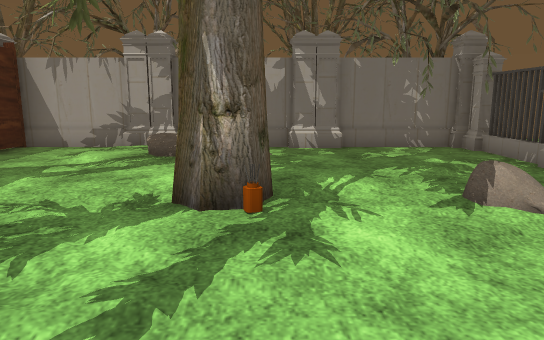
[1] (above)

16 first-person views from a walk through a Unity game level. The camera is 1.2 m above the floor, tilts 10° down and sees 70° across. The floor is counted in squares, 1 m on a side. Each view is taken from the middle of a square. On the plan, view 1 faces up. The plan holds only what a view shows up to about 15 squares ahead; the rest is blank. The place goes on beyond the plan. The player is left out. Some surface patterns are stand-ins.

[2]
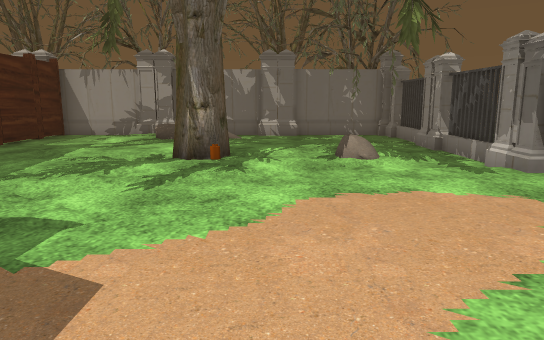

[3]
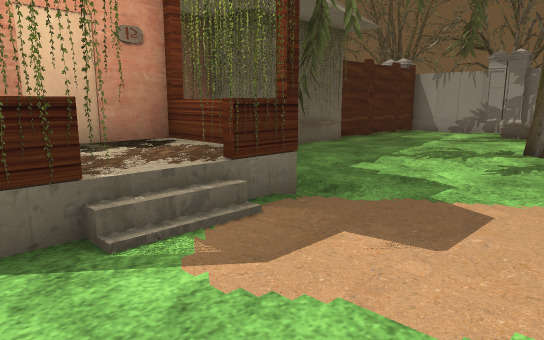

[4]
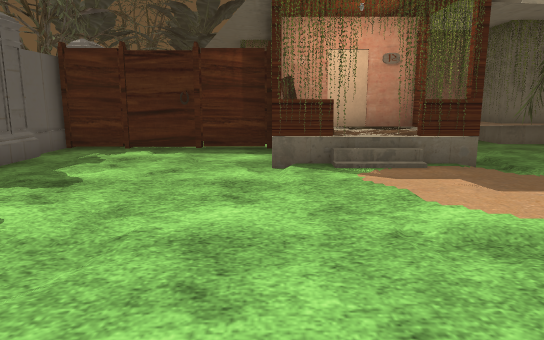

[5]
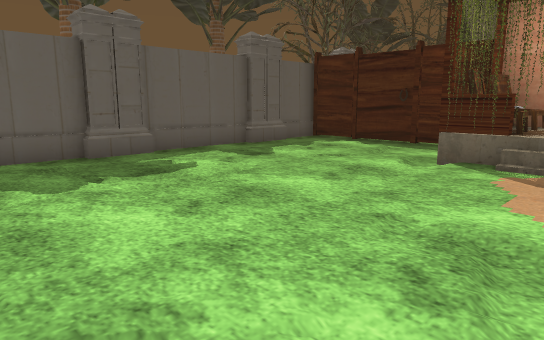

[6]
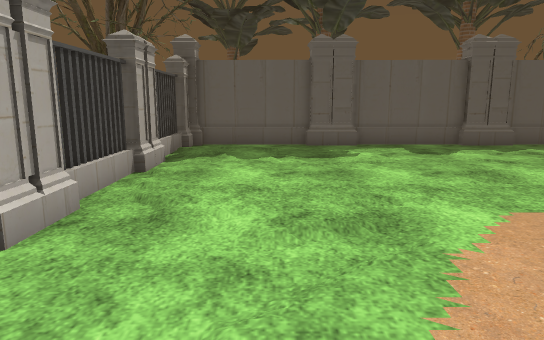

[7]
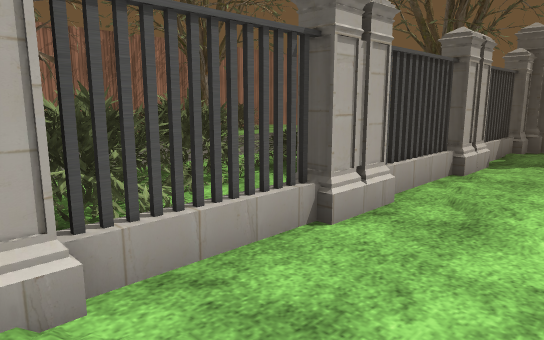

[8]
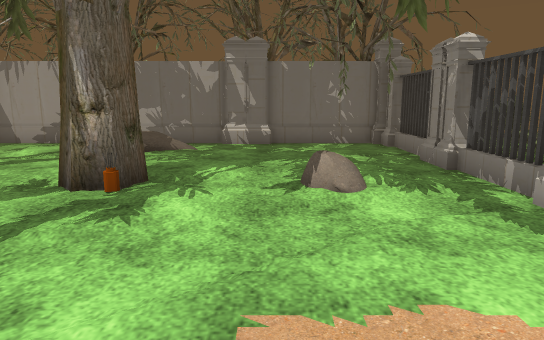

[9]
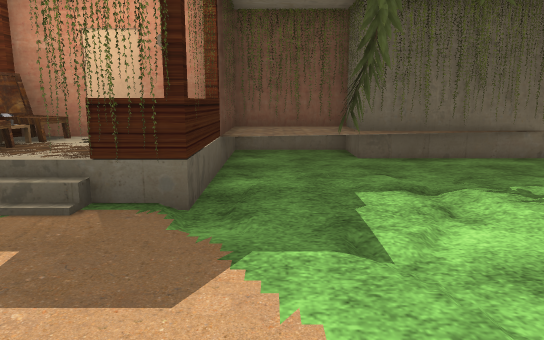

[10]
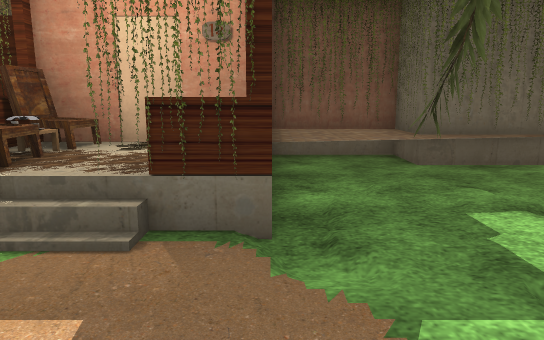

[11]
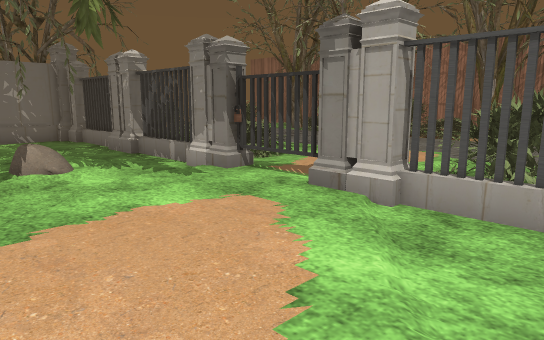

[12]
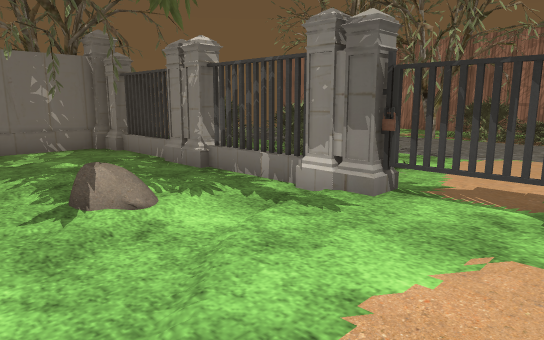

[13]
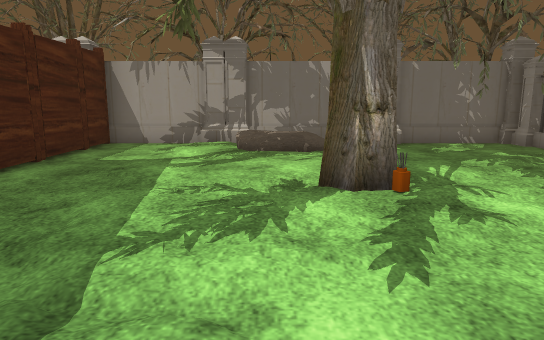

[14]
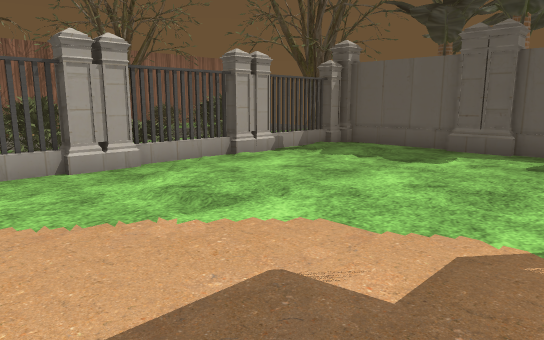

[15]
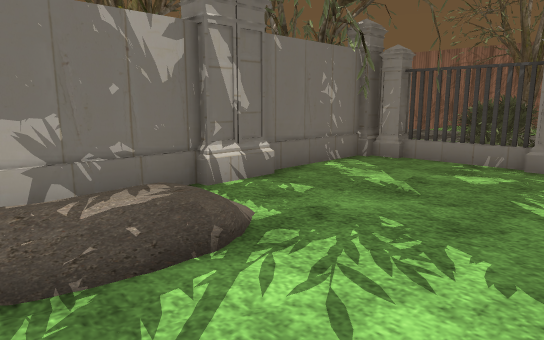

[16]
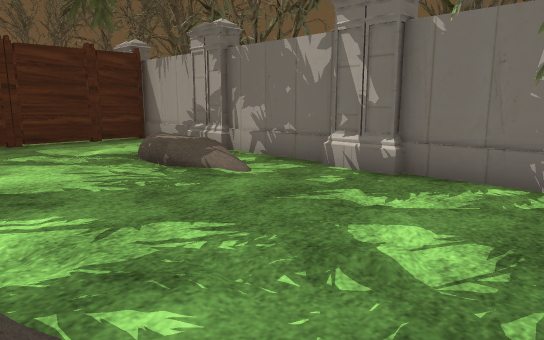

### Floor plan
Key: @ floor where view 1 was taken; # wall or solid block; x gap in a wall; . floor; / step, stairs or slope; ^ raised ledge; O other object.
Columns run from 9 left of view 1 to 8 right of it. Each row starts with its distance up from view 1.
 12      OO   OO
 11   #OOOOOOOOOOOO#
 10   #...../....###OO
  9   #.../OO/....##OO
  8   #............#OO
  7   #............# O
  6   #............# O
  5   #.....#/..O..#OO
  4   #....../.....#OO
  3   #............#.
  2    ............#.
  1   #^#..........#.
  0  ^^^#....@.....#
 -1  ^^^...........#OO
 -2  #^####........#OO
 -3     OO#/.......x.O
 -4    OOOO/.......#.O
 -5     OOO/.......#.O
 -6    ####........#OO
 -7    #...........x.O
 -8    #...........#OO
 -9    #...........# O
-10    #...........x
-11    #...........#
-12 OOOOOOOOOOOOOOOO

Where each view was taken, in squares from view 1:
view 1: 0 up, 0 right, facing up
view 2: 4 down, 1 right, facing up
view 3: 6 down, 1 right, facing up-left
view 4: 6 down, 5 right, facing left
view 5: 3 down, 5 right, facing down-left
view 6: 0 up, 3 right, facing down
view 7: 0 up, 3 right, facing down-right
view 8: 1 down, 2 right, facing up
view 9: 1 down, 2 right, facing left
view 10: 2 down, 1 right, facing left
view 11: 3 down, 1 right, facing up-right
view 12: 0 up, 1 right, facing up-right
view 13: 1 down, 2 left, facing up
view 14: 1 down, 2 left, facing down-right
view 15: 6 up, 3 left, facing up-right
view 16: 5 up, 5 right, facing up-left
